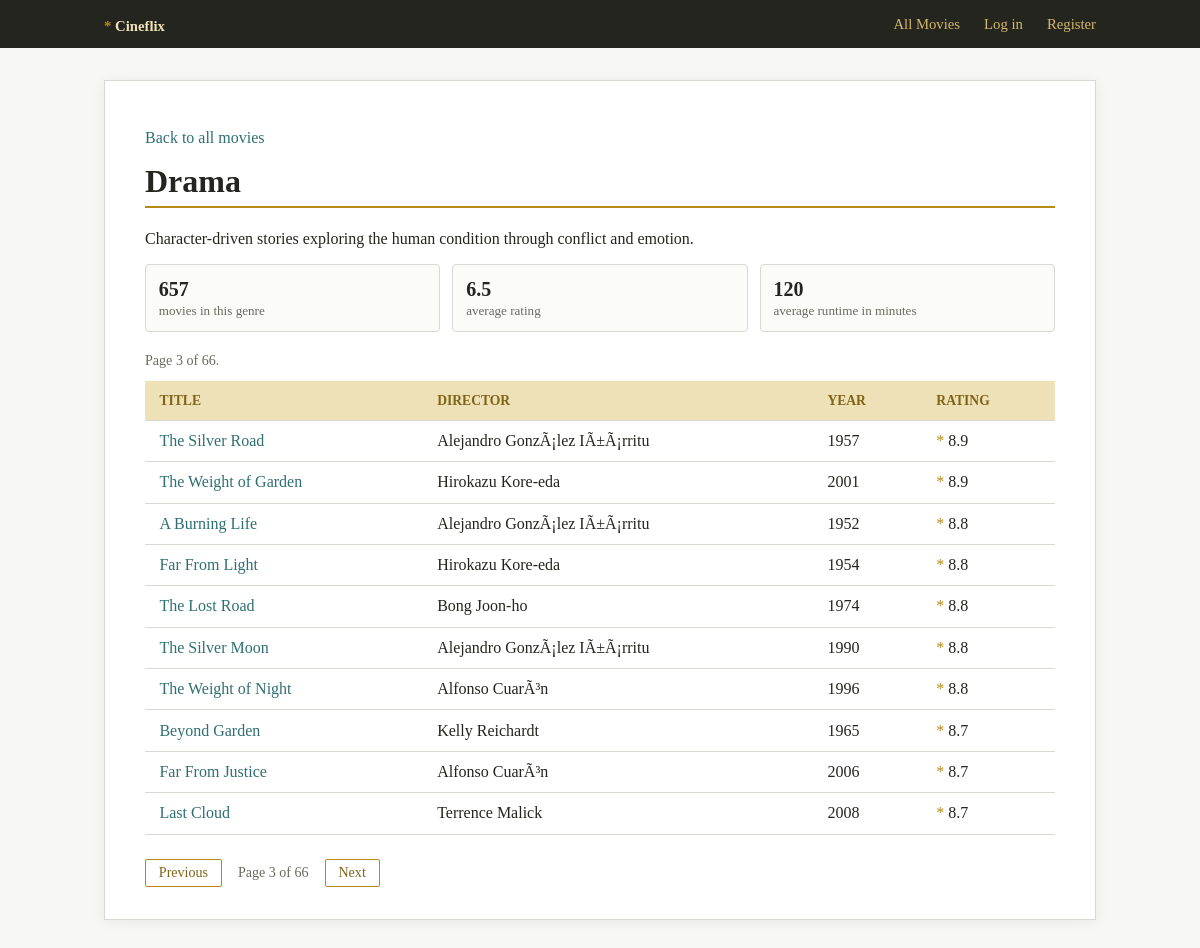
The page /genres/DRA/?page=3 on the database as committed earlier.
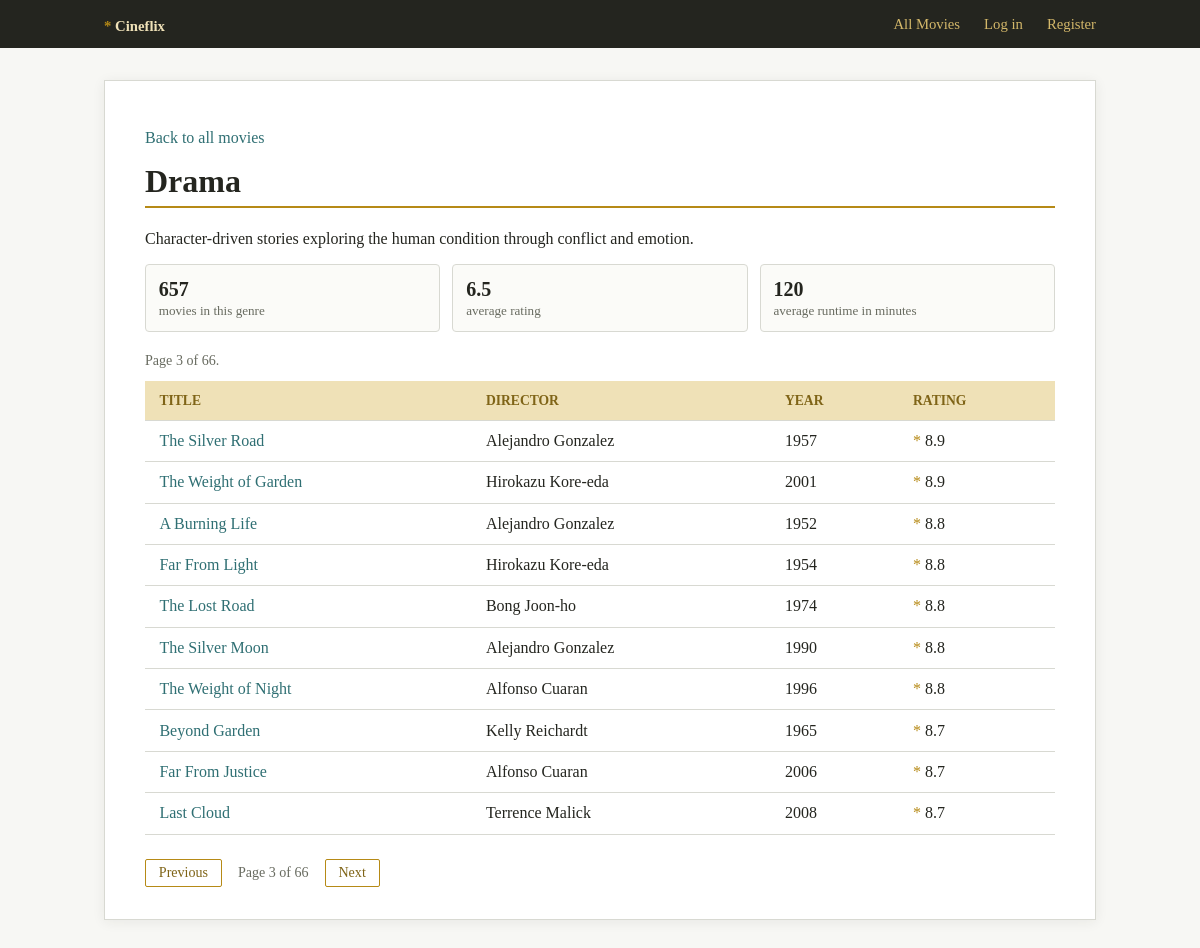
The same page on the database as committed later.
### models.py (models this page shows)
class Genre(db.Model):
    __tablename__ = "genres"
    code = db.Column(db.String(12), primary_key=True)
    name = db.Column(db.String(80), nullable=False, unique=True)
    description = db.Column(db.Text, nullable=False, default="")
    movies = db.relationship("Movie", back_populates="genre", lazy="dynamic")

class Movie(db.Model):
    __tablename__ = "movies"
    source_code = db.Column(db.String(20), primary_key=True)
    title = db.Column(db.String(180), nullable=False, index=True)
    genre_code = db.Column(db.String(12), db.ForeignKey("genres.code"), nullable=False, index=True)
    director = db.Column(db.String(120), index=True)
    year = db.Column(db.Integer, index=True)
    rating = db.Column(db.Float, index=True)
    runtime_minutes = db.Column(db.Integer)
    description = db.Column(db.Text)
    genre = db.relationship("Genre", back_populates="movies")
    @property
    def id(self):
        return self.source_code

### app.py (the view)
    @app.route("/genres/<genre_code>/")
    def genre_detail(genre_code):
        genre = db.session.get(Genre, genre_code)
        if not genre:
            abort(404)
        query = Movie.query.filter_by(genre_code=genre_code).order_by(Movie.rating.desc(), Movie.title)
        pagination = paginate_query(query, page_number())
        stats = {
            "count": query.count(),
            "average_rating": db.session.query(func.avg(Movie.rating))
            .filter(Movie.genre_code == genre_code)
            .scalar()
            or 0,
            "average_runtime": db.session.query(func.avg(Movie.runtime_minutes))
            .filter(Movie.genre_code == genre_code)
            .scalar()
            or 0,
            "top_movie": query.first(),
        }
        return render_template(
            "genre_detail.html",
            genre=genre,
            movies=pagination["items"],
            pagination=pagination,
            stats=stats,
        )

### app.py (called while the page is built)
def register_template_helpers(app):
    @app.context_processor
    def inject_helpers():
        return {"current_user": current_username}

def current_username():
    return session.get("username")

def page_number():
    try:
        return max(1, int(request.args.get("page", 1)))
    except ValueError:
        abort(400)

def paginate_query(query, page, per_page=PER_PAGE):
    total = query.count()
    num_pages = max(1, math.ceil(total / per_page))
    page = min(page, num_pages)
    items = query.limit(per_page).offset((page - 1) * per_page).all()
    return {
        "items": items,
        "page": page,
        "num_pages": num_pages,
        "has_prev": page > 1,
        "has_next": page < num_pages,
        "prev_page": page - 1,
        "next_page": page + 1,
        "total": total,
    }

### templates/genre_detail.html (shortened to what this page needs)
{% extends "base.html" %}
{% block content %}
  <p><a href="{{ url_for('movie_list') }}">Back to all movies</a></p>
  <h1>{{ genre.name }}</h1>
  {% if genre.description %}
    <p>{{ genre.description }}</p>
  {% endif %}
  <div class="stats-grid">
    <div class="stat">
      <strong>{{ stats.count }}</strong>
      <span>movies in this genre</span>
    </div>
    <div class="stat">
      <strong>{{ "%.1f"|format(stats.average_rating) }}</strong>
      <span>average rating</span>
    </div>
    <div class="stat">
      <strong>{{ "%.0f"|format(stats.average_runtime) }}</strong>
      <span>average runtime in minutes</span>
    </div>
  </div>
  <p class="meta">Page {{ pagination.page }} of {{ pagination.num_pages }}.</p>
  <table>
    <thead>
      <tr>
        <th>Title</th>
        <th>Director</th>
        <th>Year</th>
        <th>Rating</th>
      </tr>
    </thead>
    <tbody>
      {% for movie in movies %}
        <tr>
          <td><a href="{{ url_for('movie_detail', movie_id=movie.id) }}">{{ movie.title }}</a></td>
          <td>{{ movie.director or '-' }}</td>
          <td>{{ movie.year }}</td>
          <td><span class="star">*</span> {{ movie.rating }}</td>
        </tr>
      {% else %}
        <tr>
          <td colspan="4">No movies in this genre.</td>
        </tr>
      {% endfor %}
    </tbody>
  </table>
  <div class="pagination">
    {% if pagination.has_prev %}
      <a href="{{ url_for('genre_detail', genre_code=genre.code, page=pagination.prev_page) }}">Previous</a>
    {% endif %}
    <span>Page {{ pagination.page }} of {{ pagination.num_pages }}</span>
    {% if pagination.has_next %}
      <a href="{{ url_for('genre_detail', genre_code=genre.code, page=pagination.next_page) }}">Next</a>
    {% endif %}
  </div>
{% endblock %}

### templates/base.html (shortened to what this page needs)
<!DOCTYPE html>
<html lang="en">
<head>
</head>
<body>
  <header>
    <nav>
      <span class="site-title"><a href="{{ url_for('movie_list') }}">Cineflix</a></span>
      <a href="{{ url_for('movie_list') }}">All Movies</a>
      {% if current_user() %}
        <a href="{{ url_for('favourites_list') }}">My Favourites</a>
        <form action="{{ url_for('logout') }}" method="post" class="logout-form">
          <button type="submit">Log out ({{ current_user() }})</button>
        </form>
      {% else %}
        <a href="{{ url_for('login') }}">Log in</a>
        <a href="{{ url_for('register') }}">Register</a>
      {% endif %}
    </nav>
  </header>
  <main>
    {% block content %}{% endblock %}
  </main>
</body>
</html>

### templates/base.html (style rules this page uses)
:root { --bg: #f7f7f4; --surface: #ffffff; --border: #d8d9d2; --text: #24251f; --text-muted: #686b60; --gold: #b68a16; --gold-light: #efe1b7; --gold-dark: #7f6417; --link: #2f6f73; --link-hover: #194a4d; --btn-bg: #2f6f73; --btn-fg: #ffffff; --btn-hover: #194a4d; --header-bg: #24251f; --header-fg: #efe1b7; }
*, *::before, *::after { box-sizing: border-box; }
body { font-family: Georgia, 'Times New Roman', serif; margin: 0; background: var(--bg); color: var(--text); min-height: 100vh; }
header { background: var(--header-bg); padding: .75rem 2rem; }
nav { max-width: 62rem; margin: 0 auto; display: flex; gap: 1.5rem; align-items: center; flex-wrap: wrap; }
nav .site-title { font-size: 1.3rem; font-weight: bold; margin-right: auto; }
nav .site-title a { color: var(--header-fg); text-decoration: none; }
nav .site-title a::before { content: "* "; color: var(--gold); }
nav a { color: #d4b86a; text-decoration: none; font-size: .92rem; }
main { max-width: 62rem; margin: 2rem auto; background: var(--surface); padding: 2rem 2.5rem; border: 1px solid var(--border); box-shadow: 0 2px 12px rgba(36, 37, 31, .07); }
h1 { color: var(--text); border-bottom: 2px solid var(--gold); padding-bottom: .4rem; margin-top: 0; }
a { color: var(--link); text-decoration: none; }
table { width: 100%; border-collapse: collapse; margin-top: .5rem; }
th, td { border-bottom: 1px solid var(--border); padding: .7rem .9rem; text-align: left; }
th { background: var(--gold-light); color: var(--gold-dark); font-size: .85rem; text-transform: uppercase; }
.star { color: var(--gold); }
.meta { margin: .75rem 0; color: var(--text-muted); font-size: .88rem; }
.stats-grid { display: grid; grid-template-columns: repeat(auto-fit, minmax(10rem, 1fr)); gap: .75rem; margin: 1rem 0 1.25rem; }
.stat { border: 1px solid var(--border); background: #fbfbf8; padding: .8rem; border-radius: 4px; }
.stat strong { display: block; font-size: 1.25rem; }
.stat span { color: var(--text-muted); font-size: .82rem; }
.pagination { margin-top: 1.5rem; display: flex; gap: 1rem; align-items: center; font-size: .88rem; color: var(--text-muted); }
.pagination a { padding: .3rem .8rem; border: 1px solid var(--gold); color: var(--gold-dark); border-radius: 2px; }

Rows that differ between the two databases and show on the page:
changed Movie "The Silver Road": director "Alejandro GonzÃ¡lez IÃ±Ã¡rritu" → "Alejandro Gonzalez"
changed Movie "A Burning Life": director "Alejandro GonzÃ¡lez IÃ±Ã¡rritu" → "Alejandro Gonzalez"
changed Movie "The Silver Moon": director "Alejandro GonzÃ¡lez IÃ±Ã¡rritu" → "Alejandro Gonzalez"
changed Movie "The Weight of Night": director "Alfonso CuarÃ³n" → "Alfonso Cuaran"
changed Movie "Far From Justice": director "Alfonso CuarÃ³n" → "Alfonso Cuaran"
